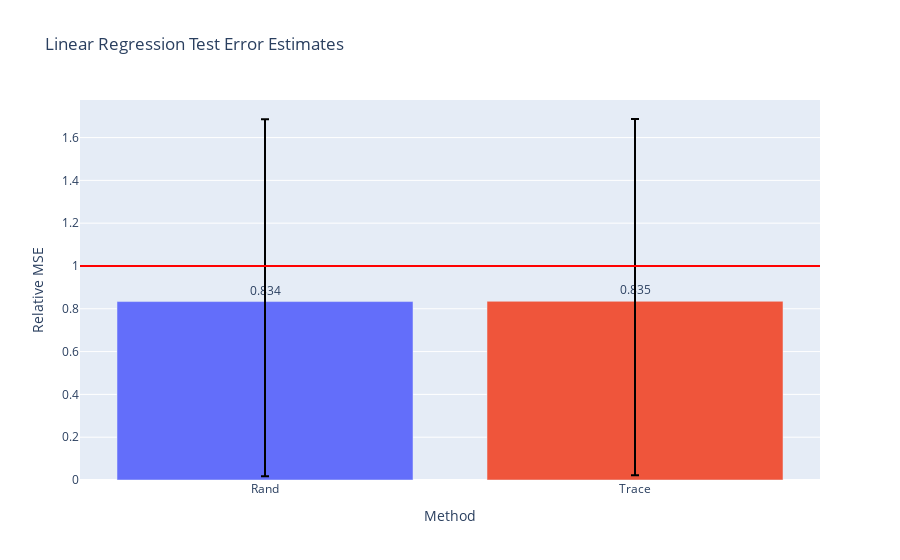

Notebook source saved alongside this figure:
### Code cell
fig = go.Figure()
fig.add_trace(go.Bar(
    name='Control',
    x=['Rand', 'Trace'], y=(df/risk).mean(),
    marker_color=px.colors.qualitative.Plotly,
    text=np.around((df/risk).mean(),3),
    textposition='outside',
    error_y=dict(
        type='data',
        color='black',
        symmetric=False,
        array=(df/risk).quantile(.75),
        arrayminus=(df/risk).quantile(.25))
))
# fig.add_trace(go.Bar(
#     name='Experimental',
#     x=['GenCp', 'KFCV', 'SPCV'], y=(df/risk).mean(),
#     error_y=dict(type='data', array=[1, 2])
# ))
# fig.update_layout(barmode='group')
fig.add_hline(y=1., line_color='red')
fig.update_layout(
    title="Linear Regression Test Error Estimates",
    xaxis_title="Method",
    yaxis_title="Relative MSE",
#     legend_title="Legend Title",
#     font=dict(
#         family="Courier New, monospace",
#         size=18,
#         color="RebeccaPurple"
#     )
)
fig.show()

### Figure 1 — Plotly figure (JSON) as saved in the notebook; plotly's stock layout.template omitted (floating-point values rounded to 4 significant figures)
{"data": [{"error_y": {"array": [0.8524, 0.8518], "arrayminus": [0.8164, 0.8128], "color": "black", "symmetric": false, "type": "data"}, "marker": {"color": ["#636EFA", "#EF553B", "#00CC96", "#AB63FA", "#FFA15A", "#19D3F3", "#FF6692", "#B6E880", "#FF97FF", "#FECB52"]}, "name": "Control", "text": [0.834, 0.835], "textposition": "outside", "type": "bar", "x": ["Rand", "Trace"], "y": [0.8337, 0.8349]}], "layout": {"shapes": [{"line": {"color": "red"}, "type": "line", "x0": 0, "x1": 1, "xref": "x domain", "y0": 1, "y1": 1, "yref": "y"}], "title": {"text": "Linear Regression Test Error Estimates"}, "xaxis": {"title": {"text": "Method"}}, "yaxis": {"title": {"text": "Relative MSE"}}}}
